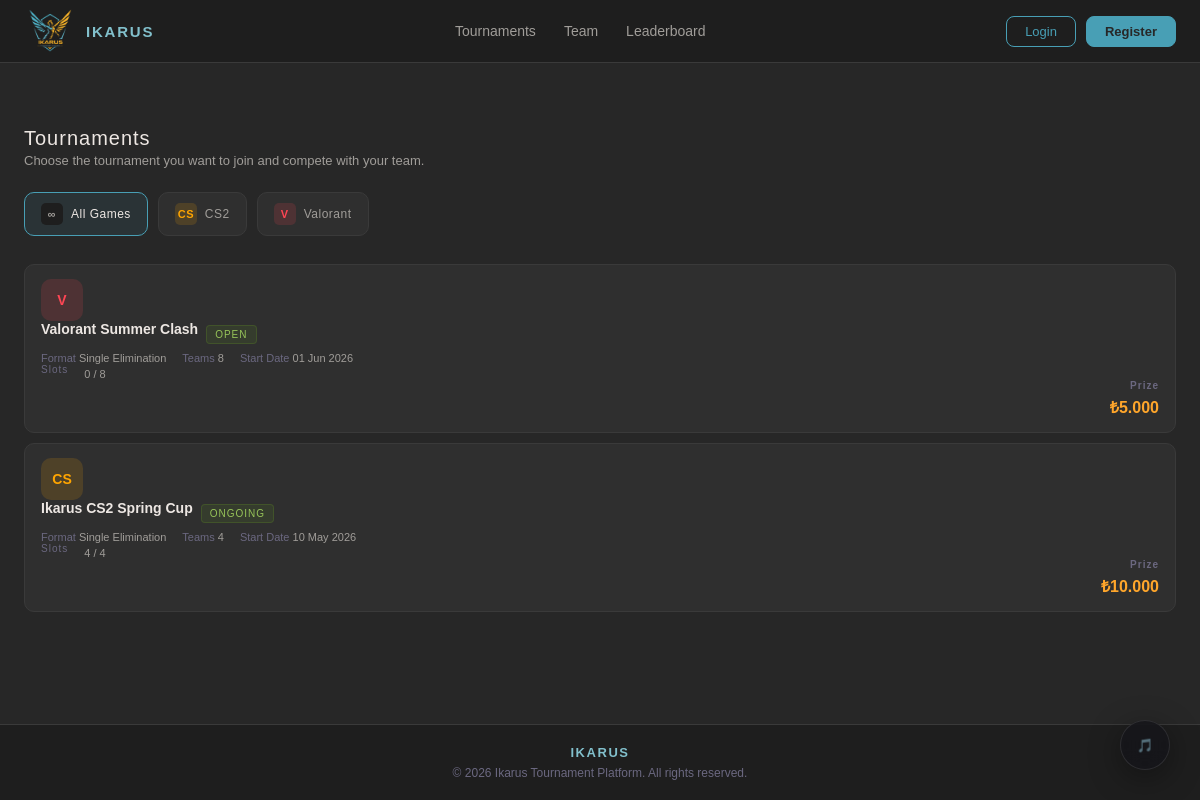
The page /pages/tournaments.php on the database its author committed.
### tables this page shows
CREATE TABLE Tournament (
    id BIGINT NOT NULL AUTO_INCREMENT,
    name VARCHAR(150) NOT NULL,
    description TEXT,
    start_date DATETIME NOT NULL,
    end_date DATETIME NOT NULL,
    status VARCHAR(20) NOT NULL,
    prize_pool DECIMAL(18,6),
    prize_1st DECIMAL(10,2),
    prize_2nd DECIMAL(10,2),
    prize_3rd DECIMAL(10,2),
    max_teams BIGINT,
    organizer_id BIGINT NOT NULL,
    game_id BIGINT NOT NULL,
    checkin_minutes INT DEFAULT 15,
    noshow_minutes INT DEFAULT 10,
    created_at DATETIME DEFAULT CURRENT_TIMESTAMP,
    deleted_at DATETIME DEFAULT NULL,
    PRIMARY KEY (id)
);

CREATE TABLE Game (
    id BIGINT NOT NULL AUTO_INCREMENT,
    name VARCHAR(50) NOT NULL,
    genre VARCHAR(50),
    max_team_size BIGINT NOT NULL,
    api_source_url VARCHAR(255),
    created_at DATETIME DEFAULT CURRENT_TIMESTAMP(6) NOT NULL,
    deleted_at DATETIME DEFAULT NULL,
    PRIMARY KEY (id)
);

### includes/session.php (called while the page is built, shortened)
<?php
    function isLoggedIn(): bool {
        return isset($_SESSION['user_id']);
    }
?>

### pages/tournaments.php (the view, shortened to what this page needs)
<?php
require_once '../includes/session.php';
include '../includes/db.php';
try {
    $stmt = $pdo->query("
        SELECT t.*, g.name as game_name,
               (SELECT COUNT(*) FROM tournament_teams tt WHERE tt.tournament_id = t.id) as registered_count
        FROM Tournament t
        LEFT JOIN Game g ON t.game_id = g.id
        ORDER BY t.start_date DESC
    ");
    $tournaments = $stmt->fetchAll();
} catch (Exception $e) {
    $tournaments = [];
}
?>
<!DOCTYPE html>
<html lang="en">
<head>
    <link rel="stylesheet" href="../assets/css/global.css">
    <link rel="stylesheet" href="../assets/css/modal.css">
    <link rel="stylesheet" href="../assets/css/utils.css">
    <link rel="stylesheet" href="../assets/css/tournaments.css">
</head>
<body>
    <?php require_once '../includes/header.php' ?>
    <main>
        <div class="page tournaments-wrapper">
          <div class="content">
            <div class="page-header" style="display: flex; justify-content: space-between; align-items: center;">
              <div>
                <div class="page-title">Tournaments</div>
                <div class="page-sub">Choose the tournament you want to join and compete with your team.</div>
              </div>
            </div>
            <div class="game-filter" id="gameFilter">
              <button type="button" class="game-btn all active" onclick="filterGame('all',this)">
                <div class="game-icon icon-all">∞</div>All Games
              </button>
              <button type="button" class="game-btn" onclick="filterGame('cs',this)">
                <div class="game-icon icon-cs">CS</div>CS2
              </button>
              <button type="button" class="game-btn" onclick="filterGame('v',this)">
                <div class="game-icon icon-val">V</div>Valorant
              </button>
            </div>
            <div class="tournaments-list" id="tList">
              <?php if (!empty($tournaments)): ?>
                <?php foreach($tournaments as $row):
                    $game_lower = strtolower($row['game_name'] ?? '');
                    $icon_class = 'icon-all';
                    $game_short = 'T';
                    if (strpos($game_lower, 'counter') !== false || strpos($game_lower, 'cs') !== false) { $icon_class = 'icon-cs'; $game_short = 'CS'; }
                    elseif (strpos($game_lower, 'val') !== false) { $icon_class = 'icon-val'; $game_short = 'V'; }
                    elseif (strpos($game_lower, 'fc') !== false) { $icon_class = 'icon-fc'; $game_short = 'FC'; }
                    $registered = (int)$row['registered_count'];
                    $max = (int)$row['max_teams'];
                ?>
                  <a href="tournaments-details.php?id=<?php echo $row['id']; ?>" class="t-card" data-game="<?php echo strtolower($game_short); ?>">
                    <div class="t-game-badge <?php echo $icon_class; ?>"><?php echo $game_short; ?></div>
                    <div class="t-main">
                      <div class="t-top">
                        <span class="t-name"><?php echo htmlspecialchars($row['name']); ?></span>
                        <span class="status-badge s-open"><?php echo strtoupper($row['status']); ?></span>
                      </div>
                      <div class="t-meta-row">
                        <div class="t-meta-item">Format <span>Single Elimination</span></div>
                        <div class="t-meta-item">Teams <span><?php echo $max; ?></span></div>
                        <div class="t-meta-item">Start Date <span><?php echo date('d M Y', strtotime($row['start_date'])); ?></span></div>
                      </div>
                    </div>
                    <div class="t-slots">
                      <div class="slots-label">Slots</div>
                      <div class="slots-text"><?php echo $registered; ?> / <?php echo $max; ?></div>
                    </div>
                    <div class="t-prize">
                      <div class="prize-label">Prize</div>
                      <div class="prize-val">₺<?php echo number_format($row['prize_pool'], 0, ',', '.'); ?></div>
                    </div>
                  </a>
                <?php endforeach; ?>
              <?php else: ?>
                <div class="empty-state">No tournaments found in the database yet.</div>
              <?php endif; ?>
            </div>
          </div>
        </div>
    </main>
    <?php require_once '../includes/footer.php' ?>
</body>
</html>

### includes/header.php (shortened to what this page needs)
<?php
    require_once __DIR__ . "/session.php";
?>
<link rel="stylesheet" href="../assets/css/global.css">
<link rel="stylesheet" href="../assets/css/index.css">
<link rel="stylesheet" href="../assets/css/modal.css">
<link rel="stylesheet" href="../assets/css/utils.css">
<header class="site-header">
    <div class="header-inner">
        <a href="../pages/index.php" class="logo">
            <div class="logo-icon">
                <img src="../assets/images/Ikarus_Logo.webp" alt="Logo">
            </div>
            IKARUS
        </a>
        <nav class="nav-links">
            <a href="../pages/tournaments.php">Tournaments</a>
            <a href="../pages/team.php">Team</a>
            <a href="../pages/leaderboard.php">Leaderboard</a>
        </nav>
        <div class="header-auth">
            <?php if (isLoggedIn()): ?>
                <span class="welcome-text">Welcome, <strong><?= getUsername() ?></strong></span>
                <a href="../auth/logout.php" class="btn-outline-header">Logout</a>
            <?php else: ?>
                <button class="btn-outline-header" onclick="openModal('login')">Login</button>
                <button class="btn-primary-header" onclick="openModal('register')">Register</button>
            <?php endif; ?>
        </div>
    </div>
</header>

### includes/footer.php (shortened to what this page needs)
 <footer class="site-footer">
    <div class="footer-inner">
        <span class="footer-logo">IKARUS</span>
        <p class="footer-text">&copy; 2026 Ikarus Tournament Platform. All rights reserved.</p>
    </div>
<div class="music-control-wrapper">
    <button id="musicToggle" class="music-btn" title="Müziği Başlat/Durdur">
        <span id="musicStatusIcon">🎵</span>
    </button>
</div>

### assets/css/global.css (style rules this page uses)
:root { --bg: #272727; --surface: #2f2f2f; --border: #3a3a3a; --text: #ede7e3; --text-muted: #a09d99; --text-faint: #6b6880; --accent: #489fb5; --accent-soft: #82c0cc; --highlight: #ffa62b; --surface-2: #1e1e1e; --transition: 0.3s ease; }
*, *::before, *::after { box-sizing: border-box; margin: 0; padding: 0; }
html { height: 100%; }
body { min-height: 100vh; background-color: var(--bg); color: var(--text); font-family: Arial, Helvetica, sans-serif; display: flex; flex-direction: column; overflow-x: hidden; }
main { flex: 1; }
a { color: inherit; text-decoration: none; }
.site-header { position: sticky; top: 0; z-index: 100; background: var(--surface-2); border-bottom: 1px solid var(--border); }
.header-inner { max-width: 1200px; margin: 0 auto; padding: 0 24px; height: 62px; display: flex; align-items: center; justify-content: space-between; gap: 24px; }
.logo { display: flex; align-items: center; gap: 10px; color: var(--accent-soft); font-size: 15px; font-weight: 700; letter-spacing: 0.12em; text-decoration: none; flex-shrink: 0; }
.logo-icon { width: 52px; height: 52px; border-radius: 6px; display: flex; align-items: center; justify-content: center; overflow: hidden; }
.logo-icon img { width: 100%; height: 100%; object-fit: contain; mix-blend-mode: screen; }
.nav-links { display: flex; gap: 28px; align-items: center; }
.nav-links a { color: var(--text-muted); font-size: 14px; transition: color var(--transition); text-decoration: none; }
.header-auth { display: flex; align-items: center; gap: 10px; flex-shrink: 0; }
.btn-outline-header { background: transparent; border: 1px solid var(--accent); color: var(--accent); padding: 7px 18px; border-radius: 8px; font-size: 13px; cursor: pointer; text-decoration: none; display: inline-flex; align-items: center; transition: background var(--transition), color var(--transition); }
.btn-primary-header { background: var(--accent); border: 1px solid var(--accent); color: var(--bg); padding: 7px 18px; border-radius: 8px; font-size: 13px; font-weight: 600; cursor: pointer; transition: background var(--transition), transform var(--transition); }
.site-footer { background: var(--surface-2); border-top: 1px solid var(--border); padding: 20px 24px; text-align: center; }
.footer-inner { display: flex; flex-direction: column; align-items: center; gap: 6px; }
.footer-logo { color: var(--accent-soft); font-size: 13px; font-weight: 700; letter-spacing: 0.12em; }
.footer-text { color: var(--text-faint); font-size: 12px; }

### assets/css/utils.css (style rules this page uses)
.music-control-wrapper { position: fixed; bottom: 30px; right: 30px; z-index: 9999; }
.music-btn { width: 50px; height: 50px; border-radius: 50%; border: 1px solid rgba(255, 255, 255, 0.1); background: rgba(20, 20, 25, 0.8); backdrop-filter: blur(10px); cursor: pointer; display: flex; align-items: center; justify-content: center; transition: all 0.3s ease; box-shadow: 0 8px 32px 0 rgba(0, 0, 0, 0.37); }

### assets/css/index.css (style rules this page uses)
.t-card { display: block; padding: 14px 16px; border: 1px solid var(--border); border-radius: 10px; background: var(--surface); text-decoration: none; color: var(--text); transition: border-color var(--transition), background var(--transition); }
.t-name { font-size: 14px; font-weight: 600; color: var(--text); margin-bottom: 10px; }
.t-slots { display: flex; align-items: center; gap: 8px; flex: 1; }
.t-prize { font-size: 13px; font-weight: 600; color: var(--highlight); flex-shrink: 0; }

### pages/tournaments.php (style rules this page uses)
main, .game-filter, .t-card { position: relative; z-index: 10; }
.t-card { text-decoration: none !important; cursor: pointer !important; }

### rows shown on the page
tournament: game.name "V", name "Valorant Summer Clash", status "OPEN", max_teams "8", start_date "01 Jun 2026", registered "0", prize_pool "5.000"
tournament: game.name "CS", name "Ikarus CS2 Spring Cup", status "ONGOING", max_teams "4", start_date "10 May 2026", registered "4", prize_pool "10.000"
